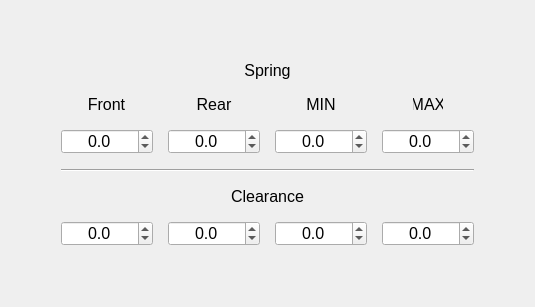
     <widget class="QWidget" name="tab_spring">
      <attribute name="title">
       <string>Spring</string>
      </attribute>
      <layout class="QGridLayout" name="gridLayout_8">
       <item row="1" column="1">
        <layout class="QGridLayout" name="gridLayout_spring">
         <property name="leftMargin">
          <number>10</number>
         </property>
         <property name="topMargin">
          <number>10</number>
         </property>
         <property name="rightMargin">
          <number>10</number>
         </property>
         <property name="bottomMargin">
          <number>10</number>
         </property>
         <property name="spacing">
          <number>15</number>
         </property>
         <item row="1" column="3" alignment="Qt::AlignHCenter">
          <widget class="QLabel" name="label_spring_max">
           <property name="minimumSize">
            <size>
             <width>20</width>
             <height>15</height>
            </size>
           </property>
           <property name="maximumSize">
            <size>
             <width>30</width>
             <height>25</height>
            </size>
           </property>
           <property name="font">
            <font>
             <pointsize>12</pointsize>
            </font>
           </property>
           <property name="text">
            <string>MAX</string>
           </property>
           <property name="alignment">
            <set>Qt::AlignCenter</set>
           </property>
          </widget>
         </item>
         <item row="1" column="2" alignment="Qt::AlignHCenter">
          <widget class="QLabel" name="label_spring_min">
           <property name="minimumSize">
            <size>
             <width>20</width>
             <height>15</height>
            </size>
           </property>
           <property name="maximumSize">
            <size>
             <width>30</width>
             <height>25</height>
            </size>
           </property>
           <property name="font">
            <font>
             <pointsize>12</pointsize>
            </font>
           </property>
           <property name="text">
            <string>MIN</string>
           </property>
           <property name="alignment">
            <set>Qt::AlignCenter</set>
           </property>
          </widget>
         </item>
         <item row="3" column="0" colspan="4">
          <widget class="Line" name="line_spring_1">
           <property name="orientation">
            <enum>Qt::Horizontal</enum>
           </property>
          </widget>
         </item>
         <item row="0" column="0" colspan="4">
          <widget class="QLabel" name="label_spring_spring">
           <property name="minimumSize">
            <size>
             <width>50</width>
             <height>15</height>
            </size>
           </property>
           <property name="maximumSize">
            <size>
             <width>16777215</width>
             <height>25</height>
            </size>
           </property>
           <property name="font">
            <font>
             <pointsize>12</pointsize>
            </font>
           </property>
           <property name="text">
            <string>Spring</string>
           </property>
           <property name="alignment">
            <set>Qt::AlignCenter</set>
           </property>
          </widget>
         </item>
         <item row="1" column="1" alignment="Qt::AlignHCenter">
          <widget class="QLabel" name="label_spring_rear">
           <property name="sizePolicy">
            <sizepolicy hsizetype="Preferred" vsizetype="Preferred">
             <horstretch>0</horstretch>
             <verstretch>0</verstretch>
            </sizepolicy>
           </property>
           <property name="minimumSize">
            <size>
             <width>30</width>
             <height>10</height>
            </size>
           </property>
           <property name="maximumSize">
            <size>
             <width>50</width>
             <height>25</height>
            </size>
           </property>
           <property name="font">
            <font>
             <pointsize>12</pointsize>
            </font>
           </property>
           <property name="text">
            <string>Rear</string>
           </property>
           <property name="alignment">
            <set>Qt::AlignCenter</set>
           </property>
          </widget>
         </item>
         <item row="4" column="0" colspan="4">
          <widget class="QLabel" name="label_spring_clearance">
           <property name="sizePolicy">
            <sizepolicy hsizetype="Preferred" vsizetype="Preferred">
             <horstretch>0</horstretch>
             <verstretch>0</verstretch>
            </sizepolicy>
           </property>
           <property name="minimumSize">
            <size>
             <width>50</width>
             <height>15</height>
            </size>
           </property>
           <property name="maximumSize">
            <size>
             <width>16777215</width>
             <height>25</height>
            </size>
           </property>
           <property name="font">
            <font>
             <pointsize>12</pointsize>
            </font>
           </property>
           <property name="text">
            <string>Clearance</string>
           </property>
           <property name="alignment">
            <set>Qt::AlignCenter</set>
           </property>
          </widget>
         </item>
         <item row="1" column="0" alignment="Qt::AlignHCenter">
          <widget class="QLabel" name="label_spring_front">
           <property name="sizePolicy">
            <sizepolicy hsizetype="Preferred" vsizetype="Preferred">
             <horstretch>0</horstretch>
             <verstretch>0</verstretch>
            </sizepolicy>
           </property>
           <property name="minimumSize">
            <size>
             <width>30</width>
             <height>10</height>
            </size>
           </property>
           <property name="maximumSize">
            <size>
             <width>50</width>
             <height>25</height>
            </size>
           </property>
           <property name="font">
            <font>
             <pointsize>12</pointsize>
            </font>
           </property>
           <property name="text">
            <string>Front</string>
           </property>
           <property name="alignment">
            <set>Qt::AlignCenter</set>
           </property>
          </widget>
         </item>
         <item row="2" column="0">
          <widget class="QDoubleSpinBox" name="doubleSpinBox_spring_front">
           <property name="sizePolicy">
            <sizepolicy hsizetype="Preferred" vsizetype="Preferred">
             <horstretch>0</horstretch>
             <verstretch>0</verstretch>
            </sizepolicy>
           </property>
           <property name="minimumSize">
            <size>
             <width>70</width>
             <height>15</height>
            </size>
           </property>
           <property name="maximumSize">
            <size>
             <width>16777215</width>
             <height>25</height>
            </size>
           </property>
           <property name="font">
            <font>
             <pointsize>12</pointsize>
            </font>
           </property>
           <property name="alignment">
            <set>Qt::AlignCenter</set>
           </property>
           <property name="decimals">
            <number>1</number>
           </property>
           <property name="minimum">
            <double>-10000.000000000000000</double>
           </property>
           <property name="maximum">
            <double>10000.000000000000000</double>
           </property>
          </widget>
         </item>
         <item row="2" column="1">
          <widget class="QDoubleSpinBox" name="doubleSpinBox_spring_rear">
           <property name="sizePolicy">
            <sizepolicy hsizetype="Preferred" vsizetype="Preferred">
             <horstretch>0</horstretch>
             <verstretch>0</verstretch>
            </sizepolicy>
           </property>
           <property name="minimumSize">
            <size>
             <width>70</width>
             <height>15</height>
            </size>
           </property>
           <property name="maximumSize">
            <size>
             <width>16777215</width>
             <height>25</height>
            </size>
           </property>
           <property name="font">
            <font>
             <pointsize>12</pointsize>
            </font>
           </property>
           <property name="alignment">
            <set>Qt::AlignCenter</set>
           </property>
           <property name="decimals">
            <number>1</number>
           </property>
           <property name="minimum">
            <double>-10000.000000000000000</double>
           </property>
           <property name="maximum">
            <double>10000.000000000000000</double>
           </property>
          </widget>
         </item>
         <item row="2" column="2">
          <widget class="QDoubleSpinBox" name="doubleSpinBox_spring_min">
           <property name="sizePolicy">
            <sizepolicy hsizetype="Preferred" vsizetype="Preferred">
             <horstretch>0</horstretch>
             <verstretch>0</verstretch>
            </sizepolicy>
           </property>
           <property name="minimumSize">
            <size>
             <width>70</width>
             <height>15</height>
            </size>
           </property>
           <property name="maximumSize">
            <size>
             <width>16777215</width>
             <height>25</height>
            </size>
           </property>
           <property name="font">
            <font>
             <pointsize>12</pointsize>
            </font>
           </property>
           <property name="alignment">
            <set>Qt::AlignCenter</set>
           </property>
           <property name="decimals">
            <number>1</number>
           </property>
           <property name="minimum">
            <double>-10000.000000000000000</double>
           </property>
           <property name="maximum">
            <double>10000.000000000000000</double>
           </property>
          </widget>
         </item>
         <item row="2" column="3">
          <widget class="QDoubleSpinBox" name="doubleSpinBox_spring_max">
           <property name="sizePolicy">
            <sizepolicy hsizetype="Preferred" vsizetype="Preferred">
             <horstretch>0</horstretch>
             <verstretch>0</verstretch>
            </sizepolicy>
           </property>
           <property name="minimumSize">
            <size>
             <width>70</width>
             <height>15</height>
            </size>
           </property>
           <property name="maximumSize">
            <size>
             <width>16777215</width>
             <height>25</height>
            </size>
           </property>
           <property name="font">
            <font>
             <pointsize>12</pointsize>
            </font>
           </property>
           <property name="alignment">
            <set>Qt::AlignCenter</set>
           </property>
           <property name="decimals">
            <number>1</number>
           </property>
           <property name="minimum">
            <double>-10000.000000000000000</double>
           </property>
           <property name="maximum">
            <double>10000.000000000000000</double>
           </property>
          </widget>
         </item>
         <item row="5" column="0">
          <widget class="QDoubleSpinBox" name="doubleSpinBox_clearance_front">
           <property name="sizePolicy">
            <sizepolicy hsizetype="Preferred" vsizetype="Preferred">
             <horstretch>0</horstretch>
             <verstretch>0</verstretch>
            </sizepolicy>
           </property>
           <property name="minimumSize">
            <size>
             <width>70</width>
             <height>15</height>
            </size>
           </property>
           <property name="maximumSize">
            <size>
             <width>16777215</width>
             <height>25</height>
            </size>
           </property>
           <property name="font">
            <font>
             <pointsize>12</pointsize>
            </font>
           </property>
           <property name="alignment">
            <set>Qt::AlignCenter</set>
           </property>
           <property name="decimals">
            <number>1</number>
           </property>
           <property name="minimum">
            <double>-10000.000000000000000</double>
           </property>
           <property name="maximum">
            <double>10000.000000000000000</double>
           </property>
          </widget>
         </item>
         <item row="5" column="1">
          <widget class="QDoubleSpinBox" name="doubleSpinBox_clearance_rear">
           <property name="sizePolicy">
            <sizepolicy hsizetype="Preferred" vsizetype="Preferred">
             <horstretch>0</horstretch>
             <verstretch>0</verstretch>
            </sizepolicy>
           </property>
           <property name="minimumSize">
            <size>
             <width>70</width>
             <height>15</height>
            </size>
           </property>
           <property name="maximumSize">
            <size>
             <width>16777215</width>
             <height>25</height>
            </size>
           </property>
           <property name="font">
            <font>
             <pointsize>12</pointsize>
            </font>
           </property>
           <property name="alignment">
            <set>Qt::AlignCenter</set>
           </property>
           <property name="decimals">
            <number>1</number>
           </property>
           <property name="minimum">
            <double>-10000.000000000000000</double>
           </property>
           <property name="maximum">
            <double>10000.000000000000000</double>
           </property>
          </widget>
         </item>
         <item row="5" column="2">
          <widget class="QDoubleSpinBox" name="doubleSpinBox_clearance_min">
           <property name="sizePolicy">
            <sizepolicy hsizetype="Preferred" vsizetype="Preferred">
             <horstretch>0</horstretch>
             <verstretch>0</verstretch>
            </sizepolicy>
           </property>
           <property name="minimumSize">
            <size>
             <width>70</width>
             <height>15</height>
            </size>
           </property>
           <property name="maximumSize">
            <size>
             <width>16777215</width>
             <height>25</height>
            </size>
           </property>
           <property name="font">
            <font>
             <pointsize>12</pointsize>
            </font>
           </property>
           <property name="alignment">
            <set>Qt::AlignCenter</set>
           </property>
           <property name="decimals">
            <number>1</number>
           </property>
           <property name="minimum">
            <double>-10000.000000000000000</double>
           </property>
           <property name="maximum">
            <double>10000.000000000000000</double>
           </property>
          </widget>
         </item>
         <item row="5" column="3">
          <widget class="QDoubleSpinBox" name="doubleSpinBox_clearance_max">
           <property name="sizePolicy">
            <sizepolicy hsizetype="Preferred" vsizetype="Preferred">
             <horstretch>0</horstretch>
             <verstretch>0</verstretch>
            </sizepolicy>
           </property>
           <property name="minimumSize">
            <size>
             <width>70</width>
             <height>15</height>
            </size>
           </property>
           <property name="maximumSize">
            <size>
             <width>16777215</width>
             <height>25</height>
            </size>
           </property>
           <property name="font">
            <font>
             <pointsize>12</pointsize>
            </font>
           </property>
           <property name="alignment">
            <set>Qt::AlignCenter</set>
           </property>
           <property name="decimals">
            <number>1</number>
           </property>
           <property name="minimum">
            <double>-10000.000000000000000</double>
           </property>
           <property name="maximum">
            <double>10000.000000000000000</double>
           </property>
          </widget>
         </item>
        </layout>
       </item>
       <item row="0" column="1">
        <spacer name="verticalSpacer_spring_u">
         <property name="orientation">
          <enum>Qt::Vertical</enum>
         </property>
         <property name="sizeType">
          <enum>QSizePolicy::Preferred</enum>
         </property>
         <property name="sizeHint" stdset="0">
          <size>
           <width>20</width>
           <height>40</height>
          </size>
         </property>
        </spacer>
       </item>
       <item row="1" column="0">
        <spacer name="horizontalSpacer_spring_l">
         <property name="orientation">
          <enum>Qt::Horizontal</enum>
         </property>
         <property name="sizeType">
          <enum>QSizePolicy::Preferred</enum>
         </property>
         <property name="sizeHint" stdset="0">
          <size>
           <width>40</width>
           <height>20</height>
          </size>
         </property>
        </spacer>
       </item>
       <item row="1" column="2">
        <spacer name="horizontalSpacer_spring_r">
         <property name="orientation">
          <enum>Qt::Horizontal</enum>
         </property>
         <property name="sizeType">
          <enum>QSizePolicy::Preferred</enum>
         </property>
         <property name="sizeHint" stdset="0">
          <size>
           <width>40</width>
           <height>20</height>
          </size>
         </property>
        </spacer>
       </item>
       <item row="2" column="1">
        <spacer name="verticalSpacer_spring_d">
         <property name="orientation">
          <enum>Qt::Vertical</enum>
         </property>
         <property name="sizeType">
          <enum>QSizePolicy::Preferred</enum>
         </property>
         <property name="sizeHint" stdset="0">
          <size>
           <width>20</width>
           <height>40</height>
          </size>
         </property>
        </spacer>
       </item>
      </layout>
     </widget>
